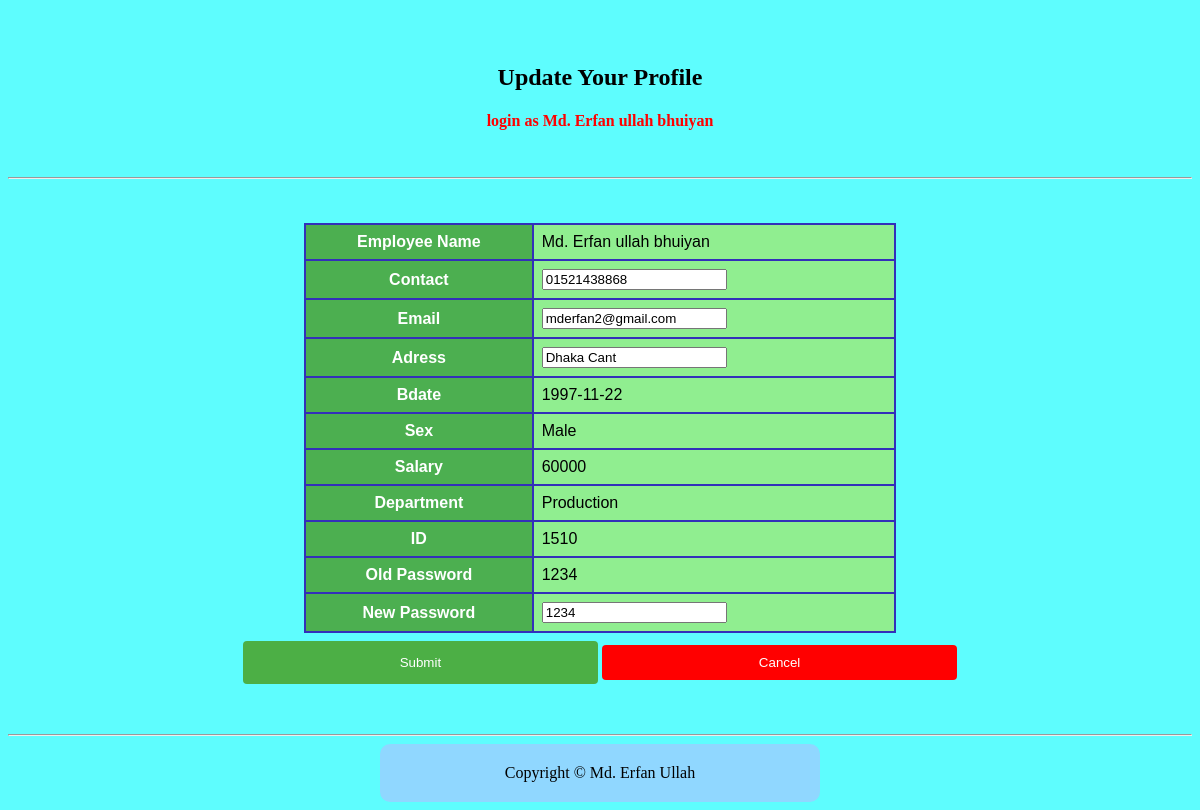
Screenshot of /user/chng_pass.php (signed in) with the database file from the repository.
### tables this page shows
CREATE TABLE `employee_info` (
  `ID` int(10) NOT NULL,
  `Name` varchar(25) NOT NULL,
  `contact` varchar(15) NOT NULL,
  `Email` varchar(30) DEFAULT NULL,
  `Adress` varchar(50) NOT NULL,
  `Bdate` date NOT NULL,
  `Sex` varchar(10) NOT NULL,
  `Salary` int(8) DEFAULT NULL,
  `dep_id` int(10) NOT NULL,
  `pic` varchar(60) NOT NULL
);

CREATE TABLE `department` (
  `NAME` varchar(50) NOT NULL,
  `LOCATION` varchar(50) DEFAULT NULL,
  `dep_id` int(10) NOT NULL
);

CREATE TABLE `user` (
  `ID` int(10) UNSIGNED NOT NULL,
  `username` varchar(255) NOT NULL,
  `password` varchar(255) NOT NULL,
  `level` int(1) DEFAULT NULL
);

### functions/dbconfig.php (called while the page is built)
<?php
	class dbconfig{
		public function connection(){
			$conn = new mysqli("127.0.0.1","root","","employee");
			return $conn;
		}
	}
?>

### functions/functions.php (called while the page is built, shortened)
<?php
class cls_func{
	public function con(){
		$connect = new dbconfig();
		return $connect->connection();
	}
	public function view_password($ID){
		$result = $this->con()->query("SELECT password from user where ID='$ID'");
		return $result;
	}
    public function get_dpname($dep_id){
		$result = $this->con()->query("SELECT NAME from department where dep_id='$dep_id'");
		return $result;
	}
    public function edit_emp_info($ID){
		$result = $this->con()->query("SELECT * from employee_info where ID='$ID'");
		return $result;
	}
	}
	?>

### user/chng_pass.php (the view, shortened to what this page needs)
<?php
  require_once('../functions/dbconfig.php');
  require_once('../functions/functions.php');
  $obj = new cls_func();
    $qry1=$obj->edit_emp_info($_SESSION['ID']);
    $rec=$qry1->fetch_assoc();
    $qry1=$obj->view_password($_SESSION['ID']);
    $rec1=$qry1->fetch_assoc();
 ?>
<link rel="stylesheet" type="text/css" href="user.css">
<center><h2>Update Your Profile</h2></center>
<font color="red"><center><h4><?php echo "login as ".$_SESSION['username']; ?></h4></center></font>
 <hr>
 <center><form enctype="multipart/form-data" method="post" class="form-horizontal">
<table style="width:50%">
  <tr>
    <th>Employee Name</th>
    <td><?php echo $rec['Name']; ?></td>
  </tr>
  <tr>
    <th>Contact</th>
    <td><input id="contact" name="contact" type="text" value="<?php echo $rec['contact']; ?>"></td>
  </tr>
    <tr>
    <th>Email</th>
    <td><input id="Email" name="Email" type="text" value="<?php echo $rec['Email']; ?>"></td>
  </tr>
  <tr>
    <th>Adress</th>
    <td><input id="Adress" name="Adress" type="text" value="<?php echo $rec['Adress']; ?>"></td>
  </tr>
  <tr>
    <th>Bdate</th>
    <td><?php echo $rec['Bdate']; ?></td>
  </tr>
  <tr>
    <th>Sex</th>
    <td><?php echo $rec['Sex']; ?></td>
  </tr>
  <tr>
    <th>Salary</th>
    <td><?php echo $rec['Salary']; ?></td>
  </tr>
  <tr>
  <th>Department</th>
  <?php $qqr=$obj->get_dpname($rec['dep_id']);
     $rrc=$qqr->fetch_assoc(); ?>
    <td><?php echo $rrc['NAME']; ?></td>
  </tr>
  <tr>
    <th>ID</th>
    <td><?php echo $rec['ID']; ?></td>
  </tr>
  <tr>
  <th>Old Password </th>
  <td><?php echo $rec1['password']; ?></td>
  </tr>
  <tr>
  <th>New Password </th>
  <td><input id="Password" name="Password" type="text" value="<?php echo $rec1['password']; ?>"></td>
  </tr>
  </table>
  <button id="submit" name="submit" class="btn btn-primary">Submit</button>
  <a href = "profile.php"><input type = "button" value = "Cancel" ></a>
  </form>
  <br>
<hr>
 <div><footer>Copyright © Md. Erfan Ullah</footer></div>

### user/user.css (style rules this page uses)
input[type=button] { width: 30%; background-color: red; color: white; padding: 10px 7px; margin: 4px 0; border: none; border-radius: 4px; cursor: pointer; }
button { width: 30%; background-color: #4CAF45; color: white; padding: 14px 20px; margin: 8px 0; border: none; border-radius: 4px; cursor: pointer; }
table { font-family: arial, sans-serif; border-collapse: collapse; width: 100%; background-color: lightgreen; }
th { background-color: #4CAF50; border: 2px solid #332FBA ; color: white; }
td { border: 2px solid #332FBA ; text-align: left; padding: 8px; }
div { text-align: center; border-radius: 10px; background-color: rgba(217, 159, 254, 0.4); padding: 20px; width:400px; margin: auto; }

### rows the page displays
employee_info: Name "Md. Erfan ullah bhuiyan", contact "01521438868", Email "mderfan2@gmail.com", Adress "Dhaka Cant", Bdate "1997-11-22", Sex "Male", Salary "60000", ID "1510"
department: NAME "Production"
user: password "1234", Password "1234"

### other values shown
$_SESSION['username'] "Md. Erfan ullah bhuiyan"
